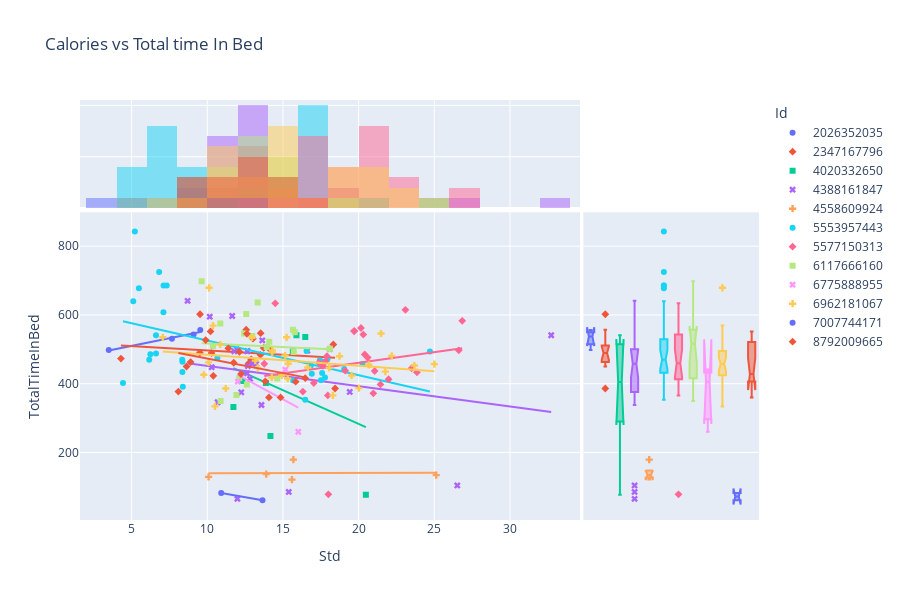

Notebook code for this chart:
### Code cell
px.scatter(totalMerge, x = 'Std', y = 'TotalTimeInBed',symbol = 'Id',color = 'Id', marginal_x='histogram',marginal_y = 'box' ,trendline  ='ols', height  =600, title ='Calories vs Total time In Bed')

### Figure 1 — Plotly figure (JSON) as saved in the notebook; plotly's stock layout.template omitted (floating-point values rounded to 4 significant figures)
{"data": [{"hovertemplate": "Id=2026352035<br>Std=%{x}<br>TotalTimeInBed=%{y}<extra></extra>", "legendgroup": "2026352035", "marker": {"color": "#636efa", "symbol": "circle"}, "mode": "markers", "name": "2026352035", "orientation": "v", "showlegend": true, "type": "scatter", "x": [3.486, 7.663, 9.092, 9.534], "xaxis": "x", "y": [498, 531, 543, 556], "yaxis": "y"}, {"alignmentgroup": "True", "bingroup": "x", "hovertemplate": "Id=2026352035<br>Std=%{x}<br>count=%{y}<extra></extra>", "legendgroup": "2026352035", "marker": {"color": "#636efa"}, "name": "2026352035", "offsetgroup": "2026352035", "opacity": 0.5, "showlegend": false, "type": "histogram", "x": [3.486, 7.663, 9.092, 9.534], "xaxis": "x3", "yaxis": "y3"}, {"alignmentgroup": "True", "hovertemplate": "Id=2026352035<br>TotalTimeInBed=%{y}<extra></extra>", "legendgroup": "2026352035", "marker": {"color": "#636efa", "symbol": "circle"}, "name": "2026352035", "notched": true, "offsetgroup": "2026352035", "showlegend": false, "type": "box", "xaxis": "x2", "y": [498, 531, 543, 556], "yaxis": "y2"}, {"hovertemplate": "<b>OLS trendline</b><br>TotalTimeInBed = 8.88949 * Std + 465.831<br>R<sup>2</sup>=0.971541<br><br>Id=2026352035<br>Std=%{x}<br>TotalTimeInBed=%{y} <b>(trend)</b><extra></extra>", "legendgroup": "2026352035", "marker": {"color": "#636efa", "symbol": "circle"}, "mode": "lines", "name": "2026352035", "showlegend": false, "type": "scatter", "x": [3.486, 7.663, 9.092, 9.534], "xaxis": "x", "y": [496.8, 533.9, 546.6, 550.6], "yaxis": "y"}, {"hovertemplate": "Id=2347167796<br>Std=%{x}<br>TotalTimeInBed=%{y}<extra></extra>", "legendgroup": "2347167796", "marker": {"color": "#EF553B", "symbol": "diamond"}, "mode": "markers", "name": "2347167796", "orientation": "v", "showlegend": true, "type": "scatter", "x": [13.01, 10.28, 13.72, 9.52, 12.57, 18.33, 13.51, 11.75, 18.44, 12.73, 12.9, 9.507, 14.16, 8.628, 4.292], "xaxis": "x", "y": [531, 489, 504, 602, 557, 514, 484, 461, 386, 459, 471, 490, 499, 450, 473], "yaxis": "y"}, {"alignmentgroup": "True", "bingroup": "x", "hovertemplate": "Id=2347167796<br>Std=%{x}<br>count=%{y}<extra></extra>", "legendgroup": "2347167796", "marker": {"color": "#EF553B"}, "name": "2347167796", "offsetgroup": "2347167796", "opacity": 0.5, "showlegend": false, "type": "histogram", "x": [13.01, 10.28, 13.72, 9.52, 12.57, 18.33, 13.51, 11.75, 18.44, 12.73, 12.9, 9.507, 14.16, 8.628, 4.292], "xaxis": "x3", "yaxis": "y3"}, {"alignmentgroup": "True", "hovertemplate": "Id=2347167796<br>TotalTimeInBed=%{y}<extra></extra>", "legendgroup": "2347167796", "marker": {"color": "#EF553B", "symbol": "diamond"}, "name": "2347167796", "notched": true, "offsetgroup": "2347167796", "showlegend": false, "type": "box", "xaxis": "x2", "y": [531, 489, 504, 602, 557, 514, 484, 461, 386, 459, 471, 490, 499, 450, 473], "yaxis": "y2"}, {"hovertemplate": "<b>OLS trendline</b><br>TotalTimeInBed = -2.51002 * Std + 522.014<br>R<sup>2</sup>=0.032853<br><br>Id=2347167796<br>Std=%{x}<br>TotalTimeInBed=%{y} <b>(trend)</b><extra></extra>", "legendgroup": "2347167796", "marker": {"color": "#EF553B", "symbol": "diamond"}, "mode": "lines", "name": "2347167796", "showlegend": false, "type": "scatter", "x": [4.292, 8.628, 9.507, 9.52, 10.28, 11.75, 12.57, 12.73, 12.9, 13.01, 13.51, 13.72, 14.16, 18.33, 18.44], "xaxis": "x", "y": [511.2, 500.4, 498.2, 498.1, 496.2, 492.5, 490.5, 490.1, 489.6, 489.3, 488.1, 487.6, 486.5, 476.0, 475.7], "yaxis": "y"}, {"hovertemplate": "Id=4020332650<br>Std=%{x}<br>TotalTimeInBed=%{y}<extra></extra>", "legendgroup": "4020332650", "marker": {"color": "#00cc96", "symbol": "square"}, "mode": "markers", "name": "4020332650", "orientation": "v", "showlegend": true, "type": "scatter", "x": [15.89, 20.48, 11.73, 16.47, 14.17, 12.31, 13.87, 15.65], "xaxis": "x", "y": [541, 77, 332, 536, 248, 408, 402, 494], "yaxis": "y"}, {"alignmentgroup": "True", "bingroup": "x", "hovertemplate": "Id=4020332650<br>Std=%{x}<br>count=%{y}<extra></extra>", "legendgroup": "4020332650", "marker": {"color": "#00cc96"}, "name": "4020332650", "offsetgroup": "4020332650", "opacity": 0.5, "showlegend": false, "type": "histogram", "x": [15.89, 20.48, 11.73, 16.47, 14.17, 12.31, 13.87, 15.65], "xaxis": "x3", "yaxis": "y3"}, {"alignmentgroup": "True", "hovertemplate": "Id=4020332650<br>TotalTimeInBed=%{y}<extra></extra>", "legendgroup": "4020332650", "marker": {"color": "#00cc96", "symbol": "square"}, "name": "4020332650", "notched": true, "offsetgroup": "4020332650", "showlegend": false, "type": "box", "xaxis": "x2", "y": [541, 77, 332, 536, 248, 408, 402, 494], "yaxis": "y2"}, {"hovertemplate": "<b>OLS trendline</b><br>TotalTimeInBed = -19.6351 * Std + 675.687<br>R<sup>2</sup>=0.116598<br><br>Id=4020332650<br>Std=%{x}<br>TotalTimeInBed=%{y} <b>(trend)</b><extra></extra>", "legendgroup": "4020332650", "marker": {"color": "#00cc96", "symbol": "square"}, "mode": "lines", "name": "4020332650", "showlegend": false, "type": "scatter", "x": [11.73, 12.31, 13.87, 14.17, 15.65, 15.89, 16.47, 20.48], "xaxis": "x", "y": [445.5, 433.9, 403.3, 397.4, 368.4, 363.7, 352.2, 273.6], "yaxis": "y"}, {"hovertemplate": "Id=4388161847<br>Std=%{x}<br>TotalTimeInBed=%{y}<extra></extra>", "legendgroup": "4388161847", "marker": {"color": "#ab63fa", "symbol": "x"}, "mode": "markers", "name": "4388161847", "orientation": "v", "showlegend": true, "type": "scatter", "x": [13.63, 10.29, 8.697, 26.52, 13.58, 12.68, 13.23, 15.38, 18.09, 10.16, 10.68, 11.95, 12.98, 12.63, 11.64, 19.41, 12.83, 12.64, 12.64, 16.61, 32.73, 11.99, 12.24, 11.79], "xaxis": "x", "y": [526, 448, 641, 104, 338, 451, 458, 85, 501, 595, 346, 500, 458, 430, 597, 376, 414, 495, 495, 496, 541, 65, 375, 494], "yaxis": "y"}, {"alignmentgroup": "True", "bingroup": "x", "hovertemplate": "Id=4388161847<br>Std=%{x}<br>count=%{y}<extra></extra>", "legendgroup": "4388161847", "marker": {"color": "#ab63fa"}, "name": "4388161847", "offsetgroup": "4388161847", "opacity": 0.5, "showlegend": false, "type": "histogram", "x": [13.63, 10.29, 8.697, 26.52, 13.58, 12.68, 13.23, 15.38, 18.09, 10.16, 10.68, 11.95, 12.98, 12.63, 11.64, 19.41, 12.83, 12.64, 12.64, 16.61, 32.73, 11.99, 12.24, 11.79], "xaxis": "x3", "yaxis": "y3"}, {"alignmentgroup": "True", "hovertemplate": "Id=4388161847<br>TotalTimeInBed=%{y}<extra></extra>", "legendgroup": "4388161847", "marker": {"color": "#ab63fa", "symbol": "x"}, "name": "4388161847", "notched": true, "offsetgroup": "4388161847", "showlegend": false, "type": "box", "xaxis": "x2", "y": [526, 448, 641, 104, 338, 451, 458, 85, 501, 595, 346, 500, 458, 430, 597, 376, 414, 495, 495, 496, 541, 65, 375, 494], "yaxis": "y2"}, {"hovertemplate": "<b>OLS trendline</b><br>TotalTimeInBed = -5.9099 * Std + 511.168<br>R<sup>2</sup>=0.043397<br><br>Id=4388161847<br>Std=%{x}<br>TotalTimeInBed=%{y} <b>(trend)</b><extra></extra>", "legendgroup": "4388161847", "marker": {"color": "#ab63fa", "symbol": "x"}, "mode": "lines", "name": "4388161847", "showlegend": false, "type": "scatter", "x": [8.697, 10.16, 10.29, 10.68, 11.64, 11.79, 11.95, 11.99, 12.24, 12.63, 12.64, 12.64, 12.68, 12.83, 12.98, 13.23, 13.58, 13.63, 15.38, 16.61, 18.09, 19.41, 26.52, 32.73], "xaxis": "x", "y": [459.8, 451.1, 450.4, 448.0, 442.3, 441.5, 440.6, 440.3, 438.8, 436.5, 436.4, 436.4, 436.2, 435.4, 434.5, 433.0, 430.9, 430.6, 420.3, 413.0, 404.2, 396.4, 354.4, 317.8], "yaxis": "y"}, {"hovertemplate": "Id=4558609924<br>Std=%{x}<br>TotalTimeInBed=%{y}<extra></extra>", "legendgroup": "4558609924", "marker": {"color": "#FFA15A", "symbol": "cross"}, "mode": "markers", "name": "4558609924", "orientation": "v", "showlegend": true, "type": "scatter", "x": [13.89, 15.59, 15.69, 10.08, 25.13], "xaxis": "x", "y": [137, 121, 179, 129, 134], "yaxis": "y"}, {"alignmentgroup": "True", "bingroup": "x", "hovertemplate": "Id=4558609924<br>Std=%{x}<br>count=%{y}<extra></extra>", "legendgroup": "4558609924", "marker": {"color": "#FFA15A"}, "name": "4558609924", "offsetgroup": "4558609924", "opacity": 0.5, "showlegend": false, "type": "histogram", "x": [13.89, 15.59, 15.69, 10.08, 25.13], "xaxis": "x3", "yaxis": "y3"}, {"alignmentgroup": "True", "hovertemplate": "Id=4558609924<br>TotalTimeInBed=%{y}<extra></extra>", "legendgroup": "4558609924", "marker": {"color": "#FFA15A", "symbol": "cross"}, "name": "4558609924", "notched": true, "offsetgroup": "4558609924", "showlegend": false, "type": "box", "xaxis": "x2", "y": [137, 121, 179, 129, 134], "yaxis": "y2"}, {"hovertemplate": "<b>OLS trendline</b><br>TotalTimeInBed = 0.0991016 * Std + 138.407<br>R<sup>2</sup>=0.000590<br><br>Id=4558609924<br>Std=%{x}<br>TotalTimeInBed=%{y} <b>(trend)</b><extra></extra>", "legendgroup": "4558609924", "marker": {"color": "#FFA15A", "symbol": "cross"}, "mode": "lines", "name": "4558609924", "showlegend": false, "type": "scatter", "x": [10.08, 13.89, 15.59, 15.69, 25.13], "xaxis": "x", "y": [139.4, 139.8, 140.0, 140.0, 140.9], "yaxis": "y"}, {"hovertemplate": "Id=5553957443<br>Std=%{x}<br>TotalTimeInBed=%{y}<extra></extra>", "legendgroup": "5553957443", "marker": {"color": "#19d3f3", "symbol": "circle"}, "mode": "markers", "name": "5553957443", "orientation": "v", "showlegend": true, "type": "scatter", "x": [8.36, 6.61, 17.78, 15.67, 7.109, 4.426, 6.607, 17.51, 5.479, 17.59, 16.47, 6.815, 5.107, 17.43, 16.85, 8.382, 20.26, 16.56, 5.212, 7.316, 17.94, 16.9, 6.162, 17.59, 8.354, 8.343, 7.1, 24.71, 19.04, 6.238, 10.67], "xaxis": "x", "y": [464, 488, 418, 409, 686, 402, 541, 410, 678, 431, 353, 725, 640, 468, 453, 391, 457, 495, 843, 686, 471, 429, 470, 464, 434, 470, 608, 494, 443, 486, 475], "yaxis": "y"}, {"alignmentgroup": "True", "bingroup": "x", "hovertemplate": "Id=5553957443<br>Std=%{x}<br>count=%{y}<extra></extra>", "legendgroup": "5553957443", "marker": {"color": "#19d3f3"}, "name": "5553957443", "offsetgroup": "5553957443", "opacity": 0.5, "showlegend": false, "type": "histogram", "x": [8.36, 6.61, 17.78, 15.67, 7.109, 4.426, 6.607, 17.51, 5.479, 17.59, 16.47, 6.815, 5.107, 17.43, 16.85, 8.382, 20.26, 16.56, 5.212, 7.316, 17.94, 16.9, 6.162, 17.59, 8.354, 8.343, 7.1, 24.71, 19.04, 6.238, 10.67], "xaxis": "x3", "yaxis": "y3"}, {"alignmentgroup": "True", "hovertemplate": "Id=5553957443<br>TotalTimeInBed=%{y}<extra></extra>", "legendgroup": "5553957443", "marker": {"color": "#19d3f3", "symbol": "circle"}, "name": "5553957443", "notched": true, "offsetgroup": "5553957443", "showlegend": false, "type": "box", "xaxis": "x2", "y": [464, 488, 418, 409, 686, 402, 541, 410, 678, 431, 353, 725, 640, 468, 453, 391, 457, 495, 843, 686, 471, 429, 470, 464, 434, 470, 608, 494, 443, 486, 475], "yaxis": "y2"}, {"hovertemplate": "<b>OLS trendline</b><br>TotalTimeInBed = -10.0693 * Std + 626.245<br>R<sup>2</sup>=0.266954<br><br>Id=5553957443<br>Std=%{x}<br>TotalTimeInBed=%{y} <b>(trend)</b><extra></extra>", "legendgroup": "5553957443", "marker": {"color": "#19d3f3", "symbol": "circle"}, "mode": "lines", "name": "5553957443", "showlegend": false, "type": "scatter", "x": [4.426, 5.107, 5.212, 5.479, 6.162, 6.238, 6.607, 6.61, 6.815, 7.1, 7.109, 7.316, 8.343, 8.354, 8.36, 8.382, 10.67, 15.67, 16.47, 16.56, 16.85, 16.9, 17.43, 17.51, 17.59, 17.59, 17.78, 17.94, 19.04, 20.26, 24.71], "xaxis": "x", "y": [581.7, 574.8, 573.8, 571.1, 564.2, 563.4, 559.7, 559.7, 557.6, 554.8, 554.7, 552.6, 542.2, 542.1, 542.1, 541.8, 518.8, 468.4, 460.4, 459.5, 456.6, 456.0, 450.7, 450.0, 449.1, 449.1, 447.2, 445.6, 434.5, 422.3, 377.4], "yaxis": "y"}, {"hovertemplate": "Id=5577150313<br>Std=%{x}<br>TotalTimeInBed=%{y}<extra></extra>", "legendgroup": "5577150313", "marker": {"color": "#FF6692", "symbol": "diamond"}, "mode": "markers", "name": "5577150313", "orientation": "v", "showlegend": true, "type": "scatter", "x": [19.11, 13.76, 26.62, 21.98, 23.5, 26.85, 19.69, 17.82, 17.9, 21.06, 17.96, 17.04, 23.09, 17.38, 16.31, 17.64, 20.97, 20.4, 23.85, 21.44, 19.73, 20.31, 14.49, 18.0, 20.15, 20.6], "xaxis": "x", "y": [438, 458, 497, 413, 445, 583, 553, 465, 480, 437, 366, 402, 615, 461, 377, 452, 372, 485, 433, 398, 553, 543, 634, 78, 562, 476], "yaxis": "y"}, {"alignmentgroup": "True", "bingroup": "x", "hovertemplate": "Id=5577150313<br>Std=%{x}<br>count=%{y}<extra></extra>", "legendgroup": "5577150313", "marker": {"color": "#FF6692"}, "name": "5577150313", "offsetgroup": "5577150313", "opacity": 0.5, "showlegend": false, "type": "histogram", "x": [19.11, 13.76, 26.62, 21.98, 23.5, 26.85, 19.69, 17.82, 17.9, 21.06, 17.96, 17.04, 23.09, 17.38, 16.31, 17.64, 20.97, 20.4, 23.85, 21.44, 19.73, 20.31, 14.49, 18.0, 20.15, 20.6], "xaxis": "x3", "yaxis": "y3"}, {"alignmentgroup": "True", "hovertemplate": "Id=5577150313<br>TotalTimeInBed=%{y}<extra></extra>", "legendgroup": "5577150313", "marker": {"color": "#FF6692", "symbol": "diamond"}, "name": "5577150313", "notched": true, "offsetgroup": "5577150313", "showlegend": false, "type": "box", "xaxis": "x2", "y": [438, 458, 497, 413, 445, 583, 553, 465, 480, 437, 366, 402, 615, 461, 377, 452, 372, 485, 433, 398, 553, 543, 634, 78, 562, 476], "yaxis": "y2"}, {"hovertemplate": "<b>OLS trendline</b><br>TotalTimeInBed = 6.17633 * Std + 337.642<br>R<sup>2</sup>=0.034249<br><br>Id=5577150313<br>Std=%{x}<br>TotalTimeInBed=%{y} <b>(trend)</b><extra></extra>", "legendgroup": "5577150313", "marker": {"color": "#FF6692", "symbol": "diamond"}, "mode": "lines", "name": "5577150313", "showlegend": false, "type": "scatter", "x": [13.76, 14.49, 16.31, 17.04, 17.38, 17.64, 17.82, 17.9, 17.96, 18.0, 19.11, 19.69, 19.73, 20.15, 20.31, 20.4, 20.6, 20.97, 21.06, 21.44, 21.98, 23.09, 23.5, 23.85, 26.62, 26.85], "xaxis": "x", "y": [422.7, 427.1, 438.4, 442.9, 445.0, 446.6, 447.7, 448.2, 448.6, 448.8, 455.7, 459.2, 459.5, 462.1, 463.1, 463.7, 464.9, 467.2, 467.7, 470.1, 473.4, 480.3, 482.8, 485.0, 502.0, 503.5], "yaxis": "y"}, {"hovertemplate": "Id=6117666160<br>Std=%{x}<br>TotalTimeInBed=%{y}<extra></extra>", "legendgroup": "6117666160", "marker": {"color": "#B6E880", "symbol": "square"}, "mode": "markers", "name": "6117666160", "orientation": "v", "showlegend": true, "type": "scatter", "x": [12.61, 10.88, 10.37, 15.71, 18.1, 15.78, 12.43, 12.97, 11.92, 15.66, 12.11, 13.33, 10.86, 14.62, 9.626, 13.92, 12.57, 14.09], "xaxis": "x", "y": [398, 350, 510, 492, 502, 550, 546, 539, 367, 557, 416, 636, 575, 415, 698, 507, 603, 522], "yaxis": "y"}, {"alignmentgroup": "True", "bingroup": "x", "hovertemplate": "Id=6117666160<br>Std=%{x}<br>count=%{y}<extra></extra>", "legendgroup": "6117666160", "marker": {"color": "#B6E880"}, "name": "6117666160", "offsetgroup": "6117666160", "opacity": 0.5, "showlegend": false, "type": "histogram", "x": [12.61, 10.88, 10.37, 15.71, 18.1, 15.78, 12.43, 12.97, 11.92, 15.66, 12.11, 13.33, 10.86, 14.62, 9.626, 13.92, 12.57, 14.09], "xaxis": "x3", "yaxis": "y3"}, {"alignmentgroup": "True", "hovertemplate": "Id=6117666160<br>TotalTimeInBed=%{y}<extra></extra>", "legendgroup": "6117666160", "marker": {"color": "#B6E880", "symbol": "square"}, "name": "6117666160", "notched": true, "offsetgroup": "6117666160", "showlegend": false, "type": "box", "xaxis": "x2", "y": [398, 350, 510, 492, 502, 550, 546, 539, 367, 557, 416, 636, 575, 415, 698, 507, 603, 522], "yaxis": "y2"}, {"hovertemplate": "<b>OLS trendline</b><br>TotalTimeInBed = -2.06205 * Std + 537.382<br>R<sup>2</sup>=0.002378<br><br>Id=6117666160<br>Std=%{x}<br>TotalTimeInBed=%{y} <b>(trend)</b><extra></extra>", "legendgroup": "6117666160", "marker": {"color": "#B6E880", "symbol": "square"}, "mode": "lines", "name": "6117666160", "showlegend": false, "type": "scatter", "x": [9.626, 10.37, 10.86, 10.88, 11.92, 12.11, 12.43, 12.57, 12.61, 12.97, 13.33, 13.92, 14.09, 14.62, 15.66, 15.71, 15.78, 18.1], "xaxis": "x", "y": [517.5, 516.0, 515.0, 515.0, 512.8, 512.4, 511.7, 511.5, 511.4, 510.6, 509.9, 508.7, 508.3, 507.2, 505.1, 505.0, 504.8, 500.1], "yaxis": "y"}, {"hovertemplate": "Id=6775888955<br>Std=%{x}<br>TotalTimeInBed=%{y}<extra></extra>", "legendgroup": "6775888955", "marker": {"color": "#FF97FF", "symbol": "x"}, "mode": "markers", "name": "6775888955", "orientation": "v", "showlegend": true, "type": "scatter", "x": [16.01, 15.15, 12.02], "xaxis": "x", "y": [260, 441, 406], "yaxis": "y"}, {"alignmentgroup": "True", "bingroup": "x", "hovertemplate": "Id=6775888955<br>Std=%{x}<br>count=%{y}<extra></extra>", "legendgroup": "6775888955", "marker": {"color": "#FF97FF"}, "name": "6775888955", "offsetgroup": "6775888955", "opacity": 0.5, "showlegend": false, "type": "histogram", "x": [16.01, 15.15, 12.02], "xaxis": "x3", "yaxis": "y3"}, {"alignmentgroup": "True", "hovertemplate": "Id=6775888955<br>TotalTimeInBed=%{y}<extra></extra>", "legendgroup": "6775888955", "marker": {"color": "#FF97FF", "symbol": "x"}, "name": "6775888955", "notched": true, "offsetgroup": "6775888955", "showlegend": false, "type": "box", "xaxis": "x2", "y": [260, 441, 406], "yaxis": "y2"}, {"hovertemplate": "<b>OLS trendline</b><br>TotalTimeInBed = -23.7105 * Std + 710.273<br>R<sup>2</sup>=0.269935<br><br>Id=6775888955<br>Std=%{x}<br>TotalTimeInBed=%{y} <b>(trend)</b><extra></extra>", "legendgroup": "6775888955", "marker": {"color": "#FF97FF", "symbol": "x"}, "mode": "lines", "name": "6775888955", "showlegend": false, "type": "scatter", "x": [12.02, 15.15, 16.01], "xaxis": "x", "y": [425.4, 351.0, 330.6], "yaxis": "y"}, {"hovertemplate": "Id=6962181067<br>Std=%{x}<br>TotalTimeInBed=%{y}<extra></extra>", "legendgroup": "6962181067", "marker": {"color": "#FECB52", "symbol": "cross"}, "mode": "markers", "name": "6962181067", "orientation": "v", "showlegend": true, "type": "scatter", "x": [20.02, 10.12, 7.059, 11.22, 18.3, 13.33, 15.35, 15.24, 14.92, 25.01, 21.76, 21.48, 10.85, 15.31, 18.06, 13.17, 23.68, 16.64, 19.54, 9.768, 15.14, 14.26, 20.67, 14.28, 10.08, 10.51, 10.38, 14.3, 22.19, 18.74, 12.95], "xaxis": "x", "y": [387, 679, 535, 386, 366, 446, 458, 535, 424, 457, 435, 546, 514, 415, 446, 467, 453, 447, 424, 426, 482, 418, 455, 491, 462, 334, 569, 497, 481, 480, 535], "yaxis": "y"}, {"alignmentgroup": "True", "bingroup": "x", "hovertemplate": "Id=6962181067<br>Std=%{x}<br>count=%{y}<extra></extra>", "legendgroup": "6962181067", "marker": {"color": "#FECB52"}, "name": "6962181067", "offsetgroup": "6962181067", "opacity": 0.5, "showlegend": false, "type": "histogram", "x": [20.02, 10.12, 7.059, 11.22, 18.3, 13.33, 15.35, 15.24, 14.92, 25.01, 21.76, 21.48, 10.85, 15.31, 18.06, 13.17, 23.68, 16.64, 19.54, 9.768, 15.14, 14.26, 20.67, 14.28, 10.08, 10.51, 10.38, 14.3, 22.19, 18.74, 12.95], "xaxis": "x3", "yaxis": "y3"}, {"alignmentgroup": "True", "hovertemplate": "Id=6962181067<br>TotalTimeInBed=%{y}<extra></extra>", "legendgroup": "6962181067", "marker": {"color": "#FECB52", "symbol": "cross"}, "name": "6962181067", "notched": true, "offsetgroup": "6962181067", "showlegend": false, "type": "box", "xaxis": "x2", "y": [387, 679, 535, 386, 366, 446, 458, 535, 424, 457, 435, 546, 514, 415, 446, 467, 453, 447, 424, 426, 482, 418, 455, 491, 462, 334, 569, 497, 481, 480, 535], "yaxis": "y2"}, {"hovertemplate": "<b>OLS trendline</b><br>TotalTimeInBed = -3.20832 * Std + 516.253<br>R<sup>2</sup>=0.049318<br><br>Id=6962181067<br>Std=%{x}<br>TotalTimeInBed=%{y} <b>(trend)</b><extra></extra>", "legendgroup": "6962181067", "marker": {"color": "#FECB52", "symbol": "cross"}, "mode": "lines", "name": "6962181067", "showlegend": false, "type": "scatter", "x": [7.059, 9.768, 10.08, 10.12, 10.38, 10.51, 10.85, 11.22, 12.95, 13.17, 13.33, 14.26, 14.28, 14.3, 14.92, 15.14, 15.24, 15.31, 15.35, 16.64, 18.06, 18.3, 18.74, 19.54, 20.02, 20.67, 21.48, 21.76, 22.19, 23.68, 25.01], "xaxis": "x", "y": [493.6, 484.9, 483.9, 483.8, 483.0, 482.5, 481.4, 480.3, 474.7, 474.0, 473.5, 470.5, 470.4, 470.4, 468.4, 467.7, 467.4, 467.1, 467.0, 462.9, 458.3, 457.5, 456.1, 453.6, 452.0, 449.9, 447.3, 446.4, 445.1, 440.3, 436.0], "yaxis": "y"}, {"hovertemplate": "Id=7007744171<br>Std=%{x}<br>TotalTimeInBed=%{y}<extra></extra>", "legendgroup": "7007744171", "marker": {"color": "#636efa", "symbol": "circle"}, "mode": "markers", "name": "7007744171", "orientation": "v", "showlegend": true, "type": "scatter", "x": [10.92, 13.65], "xaxis": "x", "y": [82, 61], "yaxis": "y"}, {"alignmentgroup": "True", "bingroup": "x", "hovertemplate": "Id=7007744171<br>Std=%{x}<br>count=%{y}<extra></extra>", "legendgroup": "7007744171", "marker": {"color": "#636efa"}, "name": "7007744171", "offsetgroup": "7007744171", "opacity": 0.5, "showlegend": false, "type": "histogram", "x": [10.92, 13.65], "xaxis": "x3", "yaxis": "y3"}, {"alignmentgroup": "True", "hovertemplate": "Id=7007744171<br>TotalTimeInBed=%{y}<extra></extra>", "legendgroup": "7007744171", "marker": {"color": "#636efa", "symbol": "circle"}, "name": "7007744171", "notched": true, "offsetgroup": "7007744171", "showlegend": false, "type": "box", "xaxis": "x2", "y": [82, 61], "yaxis": "y2"}, {"hovertemplate": "<b>OLS trendline</b><br>TotalTimeInBed = -7.69585 * Std + 166.025<br>R<sup>2</sup>=1.000000<br><br>Id=7007744171<br>Std=%{x}<br>TotalTimeInBed=%{y} <b>(trend)</b><extra></extra>", "legendgroup": "7007744171", "marker": {"color": "#636efa", "symbol": "circle"}, "mode": "lines", "name": "7007744171", "showlegend": false, "type": "scatter", "x": [10.92, 13.65], "xaxis": "x", "y": [82.0, 61.0], "yaxis": "y"}, {"hovertemplate": "Id=8792009665<br>Std=%{x}<br>TotalTimeInBed=%{y}<extra></extra>", "legendgroup": "8792009665", "marker": {"color": "#EF553B", "symbol": "diamond"}, "mode": "markers", "name": "8792009665", "orientation": "v", "showlegend": true, "type": "scatter", "x": [12.12, 10.21, 11.39, 8.088, 13.53, 13.83, 14.84, 12.23, 16.47, 15.84, 14.07, 9.893, 10.4, 12.62, 8.896], "xaxis": "x", "y": [493, 552, 503, 377, 547, 407, 360, 428, 416, 406, 360, 527, 423, 545, 463], "yaxis": "y"}, {"alignmentgroup": "True", "bingroup": "x", "hovertemplate": "Id=8792009665<br>Std=%{x}<br>count=%{y}<extra></extra>", "legendgroup": "8792009665", "marker": {"color": "#EF553B"}, "name": "8792009665", "offsetgroup": "8792009665", "opacity": 0.5, "showlegend": false, "type": "histogram", "x": [12.12, 10.21, 11.39, 8.088, 13.53, 13.83, 14.84, 12.23, 16.47, 15.84, 14.07, 9.893, 10.4, 12.62, 8.896], "xaxis": "x3", "yaxis": "y3"}, {"alignmentgroup": "True", "hovertemplate": "Id=8792009665<br>TotalTimeInBed=%{y}<extra></extra>", "legendgroup": "8792009665", "marker": {"color": "#EF553B", "symbol": "diamond"}, "name": "8792009665", "notched": true, "offsetgroup": "8792009665", "showlegend": false, "type": "box", "xaxis": "x2", "y": [493, 552, 503, 377, 547, 407, 360, 428, 416, 406, 360, 527, 423, 545, 463], "yaxis": "y2"}, {"hovertemplate": "<b>OLS trendline</b><br>TotalTimeInBed = -8.46807 * Std + 557.915<br>R<sup>2</sup>=0.093526<br><br>Id=8792009665<br>Std=%{x}<br>TotalTimeInBed=%{y} <b>(trend)</b><extra></extra>", "legendgroup": "8792009665", "marker": {"color": "#EF553B", "symbol": "diamond"}, "mode": "lines", "name": "8792009665", "showlegend": false, "type": "scatter", "x": [8.088, 8.896, 9.893, 10.21, 10.4, 11.39, 12.12, 12.23, 12.62, 13.53, 13.83, 14.07, 14.84, 15.84, 16.47], "xaxis": "x", "y": [489.4, 482.6, 474.1, 471.4, 469.9, 461.5, 455.3, 454.4, 451.1, 443.4, 440.8, 438.7, 432.2, 423.8, 418.4], "yaxis": "y"}], "layout": {"barmode": "overlay", "height": 600, "legend": {"title": {"text": "Id"}, "tracegroupgap": 0}, "title": {"text": "Calories vs Total time In Bed"}, "xaxis": {"anchor": "y", "domain": [0, 0.7363], "title": {"text": "Std"}}, "xaxis2": {"anchor": "y2", "domain": [0.7413, 1], "matches": "x2", "showgrid": false, "showline": false, "showticklabels": false, "ticks": ""}, "xaxis3": {"anchor": "y3", "domain": [0, 0.7363], "matches": "x", "showgrid": true, "showticklabels": false}, "xaxis4": {"anchor": "y4", "domain": [0.7413, 1], "matches": "x2", "showgrid": false, "showline": false, "showticklabels": false, "ticks": ""}, "yaxis": {"anchor": "x", "domain": [0, 0.7326], "title": {"text": "TotalTimeInBed"}}, "yaxis2": {"anchor": "x2", "domain": [0, 0.7326], "matches": "y", "showgrid": true, "showticklabels": false}, "yaxis3": {"anchor": "x3", "domain": [0.7426, 1], "matches": "y3", "showgrid": true, "showline": false, "showticklabels": false, "ticks": ""}, "yaxis4": {"anchor": "x4", "domain": [0.7426, 1], "matches": "y3", "showgrid": true, "showline": false, "showticklabels": false, "ticks": ""}}}
